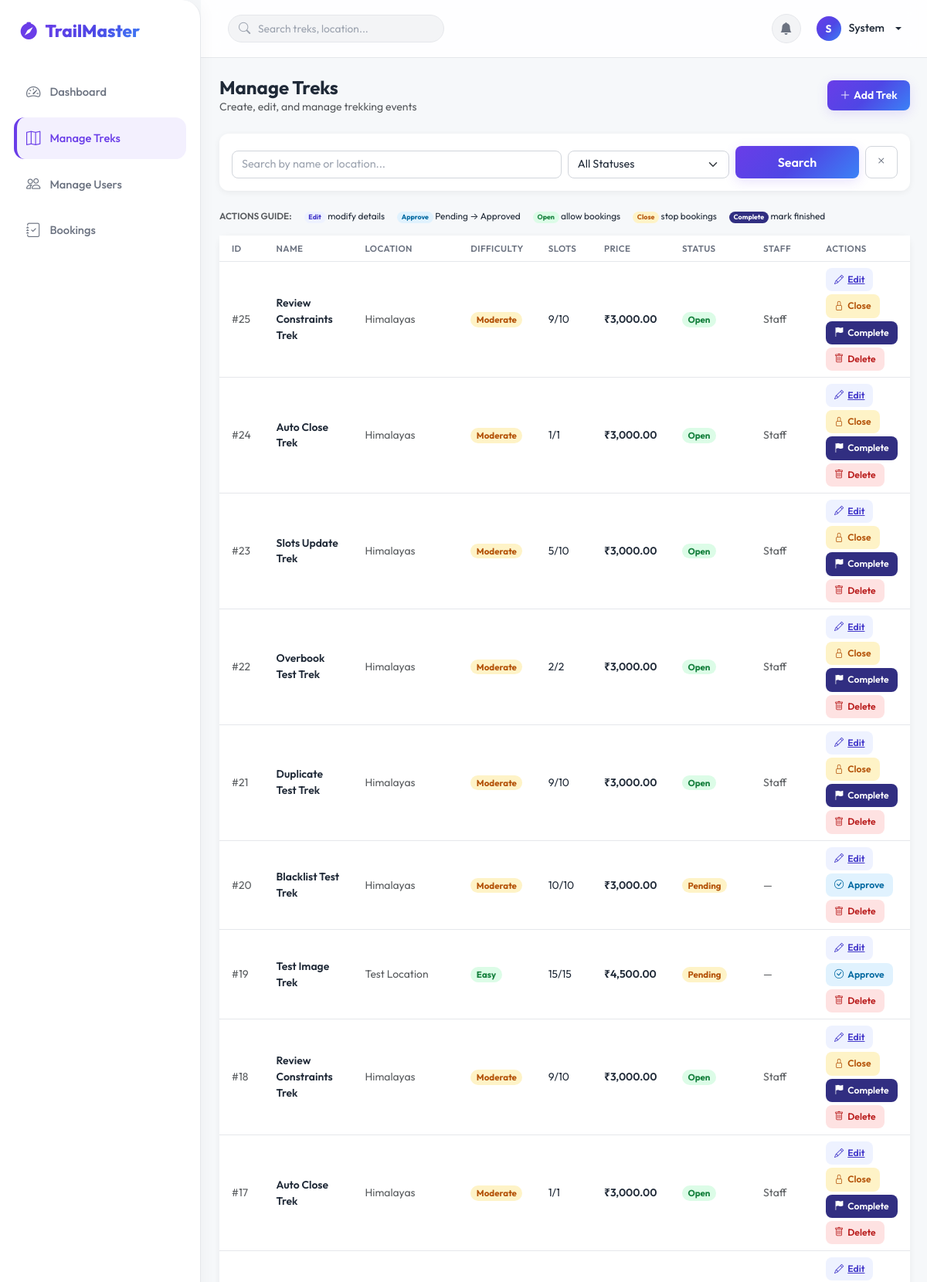
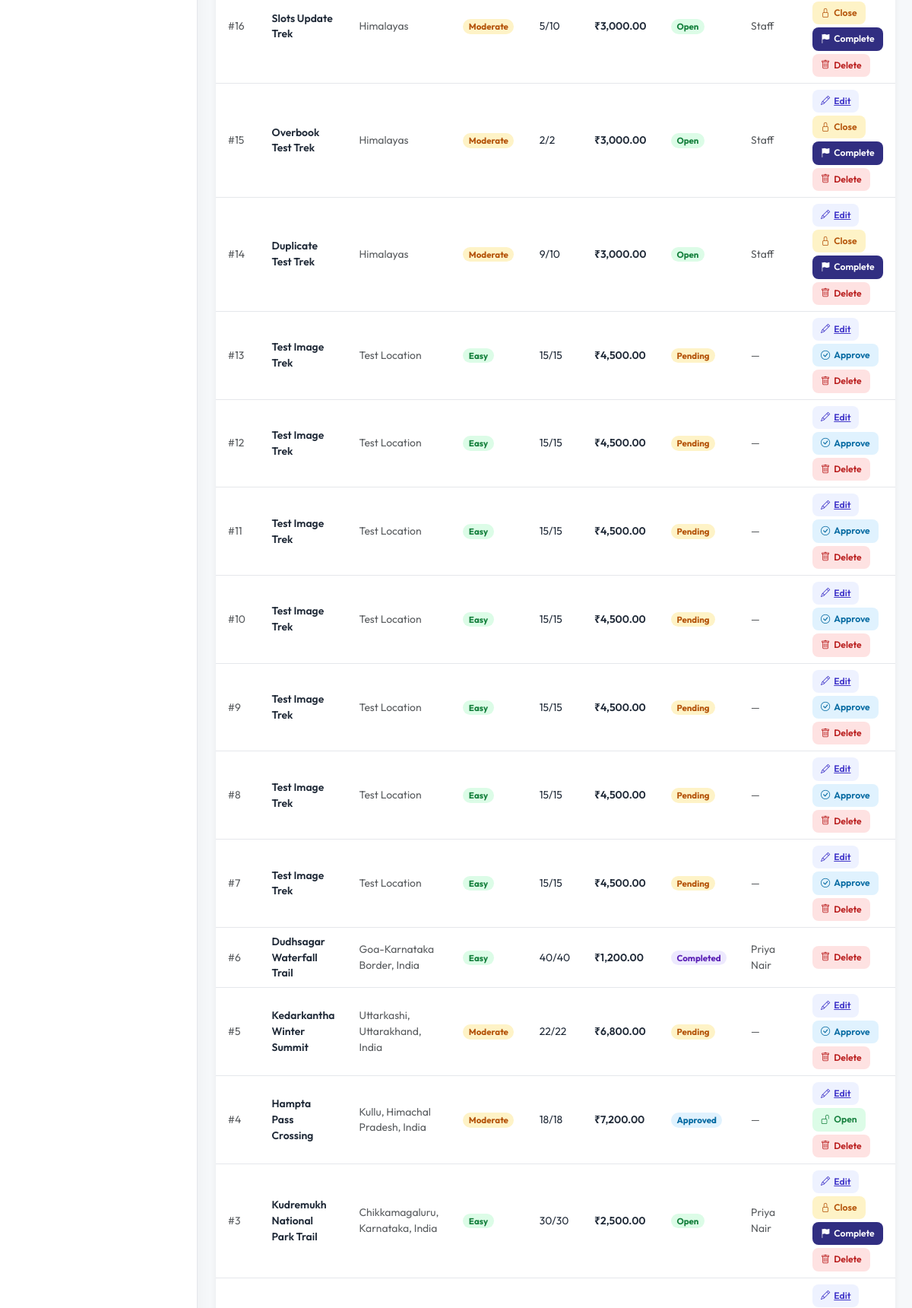
The app's page /admin/treks (signed in, upper part) with its own data (2 pictures, top to bottom).
### models__1.py (models this page shows, shortened)
class User(db.Model, UserMixin):
    __tablename__ = "users"
    id = db.Column(db.Integer, primary_key=True)
    username = db.Column(db.String(80), unique=True, nullable=False, index=True)
    email = db.Column(db.String(120), unique=True, nullable=False, index=True)
    password_hash= db.Column(db.String(256), nullable=False)
    full_name = db.Column(db.String(120), nullable=False)
    phone = db.Column(db.String(20), nullable=True)
    address = db.Column(db.String(255), nullable=True)
    profile_pic  = db.Column(db.String(255), nullable=True, default="default.png")
    role = db.Column(db.String(20), nullable=False, default=Role.USER)
    status = db.Column(db.String(20), nullable=False, default=AccountStatus.ACTIVE)
    experience_years = db.Column(db.Integer, nullable=True)
    certifications = db.Column(db.String(255), nullable=True)
    bio = db.Column(db.Text, nullable=True)
    created_at = db.Column(db.DateTime, default=lambda: datetime.now(timezone.utc), nullable=False)
    updated_at = db.Column(db.DateTime, default=lambda: datetime.now(timezone.utc), onupdate=lambda: datetime.now(timezone.utc), nullable=False)
    bookings = db.relationship("Booking", back_populates="user", lazy="dynamic", cascade="all, delete-orphan")
    assigned_treks= db.relationship("Trek", back_populates="assigned_staff", foreign_keys="Trek.staff_id", lazy="dynamic")
    notifications = db.relationship("Notification", back_populates="user", lazy="dynamic", cascade="all, delete-orphan")
    reviews = db.relationship("Review", back_populates="user", lazy="dynamic", cascade="all, delete-orphan")
    @property
    def is_active(self) -> bool:
        return self.status not in (AccountStatus.BLACKLISTED, AccountStatus.INACTIVE)

class Trek(db.Model):
    __tablename__ = "treks"
    id = db.Column(db.Integer, primary_key=True)
    name = db.Column(db.String(150), nullable=False, index=True)
    location = db.Column(db.String(200), nullable=False)
    description = db.Column(db.Text, nullable=True)
    difficulty = db.Column(db.String(20), nullable=False, default=TrekDifficulty.EASY)
    duration_days = db.Column(db.Integer, nullable=False)
    total_slots = db.Column(db.Integer, nullable=False)
    available_slots= db.Column(db.Integer, nullable=False)
    price = db.Column(Numeric(10, 2), nullable=False, default=0.0)
    altitude_m = db.Column(db.Integer, nullable=True)
    distance_km = db.Column(db.Float, nullable=True)
    image = db.Column(db.String(255), nullable=True, default="trek_default.jpg")
    status = db.Column(db.String(20), nullable=False, default=TrekStatus.PENDING, index=True)
    start_date = db.Column(db.Date, nullable=True)
    end_date = db.Column(db.Date, nullable=True)
    staff_id  = db.Column(db.Integer, db.ForeignKey("users.id", ondelete="SET NULL"), nullable=True, index=True)
    created_by = db.Column(db.Integer, db.ForeignKey("users.id", ondelete="SET NULL"), nullable=True)
    created_at = db.Column(db.DateTime, default=lambda: datetime.now(timezone.utc), nullable=False)
    updated_at = db.Column(db.DateTime, default=lambda: datetime.now(timezone.utc), onupdate=lambda: datetime.now(timezone.utc), nullable=False)
    __table_args__ = (
        db.CheckConstraint("end_date >= start_date",name="ck_trek_dates"),
        db.CheckConstraint("available_slots >= 0",name="ck_slots_positive"),
        db.CheckConstraint("available_slots <= total_slots",name="ck_slots_max"),
        db.CheckConstraint("total_slots > 0",name="ck_total_slots_positive"),
        db.CheckConstraint("price >= 0",name="ck_price_positive"),
    )
    assigned_staff = db.relationship("User", back_populates="assigned_treks", foreign_keys=[staff_id])
    creator = db.relationship("User", foreign_keys=[created_by])
    bookings = db.relationship("Booking", back_populates="trek", lazy="dynamic", cascade="all, delete-orphan")
    reviews = db.relationship("Review", back_populates="trek", lazy="dynamic", cascade="all, delete-orphan")

### blueprints/admin/routes.py (the view, shortened to what this page needs)
@admin_bp.route("/treks")
@login_required
@admin_required
def treks():
    q = request.args.get("q", "").strip()
    status = request.args.get("status", "")
    query = Trek.query #it is creating query object of our trek
    if status:
        query = query.filter_by(status=status)
    all_treks = query.order_by(Trek.created_at.desc()).all()
    return render_template("admin/treks.html", treks=all_treks, q=q, status=status)

### templates/admin/treks.html (shortened to what this page needs)
{% extends "base.html" %}
{% block content %}
<div class="container-fluid px-4 py-4">
  <div class="d-flex justify-content-between align-items-center mb-4">
    <div>
      <h4 class="fw-bold mb-0">Manage Treks</h4>
      <p class="text-muted small mb-0">Create, edit, and manage trekking events</p>
    </div>
    <a href="{{ url_for('admin.create_trek') }}"
       class="btn btn-success btn-sm px-3" style="border-radius:8px;">
      <i class="bi bi-plus-lg me-1"></i>Add Trek
    </a>
  </div>
  <form method="GET" class="card border-0 p-3 mb-4"
        style="border-radius:12px;box-shadow:0 2px 8px rgba(0,0,0,.06);">
    <div class="row g-2 align-items-end">
      <div class="col-md-6">
        <input type="text" class="form-control" name="q"
               placeholder="Search by name or location..." value="{{ q }}"
               style="border-radius:8px;"/>
      </div>
      <div class="col-md-3">
        <select class="form-select" name="status" style="border-radius:8px;">
          <option value="">All Statuses</option>
        </select>
      </div>
      <div class="col-md-3 d-flex gap-2">
        <button class="btn btn-success flex-fill fw-semibold" type="submit" style="border-radius:8px;">
          Search
        </button>
        <a href="{{ url_for('admin.treks') }}" class="btn btn-outline-secondary" style="border-radius:8px;">
          <i class="bi bi-x"></i>
        </a>
      </div>
    </div>
  </form>
  <div class="d-flex align-items-center gap-3 mb-3 flex-wrap" style="font-size:.74rem;">
    <span class="text-muted fw-semibold">ACTIONS GUIDE:</span>
    <span><span class="badge rounded-pill" style="background:#eef2ff;color:#4338ca;">Edit</span> modify details</span>
    <span><span class="badge rounded-pill" style="background:#e0f2fe;color:#0369a1;">Approve</span> Pending → Approved</span>
    <span><span class="badge rounded-pill" style="background:#dcfce7;color:#15803d;">Open</span> allow bookings</span>
    <span><span class="badge rounded-pill" style="background:#fef3c7;color:#b45309;">Close</span> stop bookings</span>
    <span><span class="badge rounded-pill" style="background:#312e81;color:#fff;">Complete</span> mark finished</span>
  </div>
  <div class="card border-0" style="border-radius:12px;box-shadow:0 2px 8px rgba(0,0,0,.06);">
    <div class="card-body p-0">
      <div class="table-responsive">
        <table class="table align-middle mb-0" style="font-size:.87rem;">
          <thead>
            <tr style="background:#fafafa;">
              <th class="px-3 py-2 border-0 text-muted fw-semibold" style="font-size:.72rem;letter-spacing:.4px;">ID</th>
              <th class="py-2 border-0 text-muted fw-semibold" style="font-size:.72rem;letter-spacing:.4px;">NAME</th>
              <th class="py-2 border-0 text-muted fw-semibold" style="font-size:.72rem;letter-spacing:.4px;">LOCATION</th>
              <th class="py-2 border-0 text-muted fw-semibold" style="font-size:.72rem;letter-spacing:.4px;">DIFFICULTY</th>
              <th class="py-2 border-0 text-muted fw-semibold" style="font-size:.72rem;letter-spacing:.4px;">SLOTS</th>
              <th class="py-2 border-0 text-muted fw-semibold" style="font-size:.72rem;letter-spacing:.4px;">PRICE</th>
              <th class="py-2 border-0 text-muted fw-semibold" style="font-size:.72rem;letter-spacing:.4px;">STATUS</th>
              <th class="py-2 border-0 text-muted fw-semibold" style="font-size:.72rem;letter-spacing:.4px;">STAFF</th>
              <th class="py-2 border-0 text-muted fw-semibold" style="font-size:.72rem;letter-spacing:.4px;">ACTIONS</th>
            </tr>
          </thead>
          <tbody>
            {% for trek in treks %}
            <tr style="border-top:1px solid #f0f0f0;">
              <td class="px-3 py-2 text-muted">#{{ trek.id }}</td>
              <td class="py-2 fw-semibold">{{ trek.name }}</td>
              <td class="py-2 text-muted">{{ trek.location }}</td>
              <td class="py-2">
                {% if trek.difficulty == 'Easy' %}
                  <span class="badge rounded-pill" style="background:#dcfce7;color:#15803d;font-size:.72rem;">Easy</span>
                {% elif trek.difficulty == 'Moderate' %}
                  <span class="badge rounded-pill" style="background:#fef3c7;color:#b45309;font-size:.72rem;">Moderate</span>
                {% else %}
                  <span class="badge rounded-pill" style="background:#fee2e2;color:#b91c1c;font-size:.72rem;">Hard</span>
                {% endif %}
              </td>
              <td class="py-2">{{ trek.available_slots }}/{{ trek.total_slots }}</td>
              <td class="py-2 fw-semibold">{{ trek.price | currency }}</td>
              <td class="py-2">
                {% if trek.status == 'Open' %}
                  <span class="badge rounded-pill" style="background:#dcfce7;color:#15803d;font-size:.72rem;">Open</span>
                {% elif trek.status == 'Pending' %}
                  <span class="badge rounded-pill" style="background:#fef3c7;color:#b45309;font-size:.72rem;">Pending</span>
                {% elif trek.status == 'Approved' %}
                  <span class="badge rounded-pill" style="background:#e0f2fe;color:#0369a1;font-size:.72rem;">Approved</span>
                {% elif trek.status == 'Closed' %}
                  <span class="badge rounded-pill" style="background:#f5f5f5;color:#616161;font-size:.72rem;">Closed</span>
                {% else %}
                  <span class="badge rounded-pill" style="background:#ede9fe;color:#5b21b6;font-size:.72rem;">Completed</span>
                {% endif %}
              </td>
              <td class="py-2 text-muted">{{ trek.assigned_staff.full_name if trek.assigned_staff else '—' }}</td>
              <td class="py-2">
                <div class="d-flex gap-1 flex-wrap">
                  {% if trek.status != 'Completed' %}
                  <a href="{{ url_for('admin.edit_trek', trek_id=trek.id) }}"
                     class="action-btn action-edit" title="Edit trek details">
                    <i class="bi bi-pencil"></i>Edit
                  </a>
                  {% endif %}
                  {% if trek.status == 'Pending' %}
                    <form method="POST" action="{{ url_for('admin.do_approve_trek', trek_id=trek.id) }}">
                      <button class="action-btn action-approve" title="Approve this trek">
                        <i class="bi bi-check-circle"></i>Approve
                      </button>
                    </form>
                  {% elif trek.status == 'Approved' %}
                    <form method="POST" action="{{ url_for('admin.do_open_trek', trek_id=trek.id) }}">
                      <button class="action-btn action-open" title="Open for bookings">
                        <i class="bi bi-unlock"></i>Open
                      </button>
                    </form>
                  {% elif trek.status == 'Open' %}
                    <form method="POST" action="{{ url_for('admin.do_close_trek', trek_id=trek.id) }}">
                      <button class="action-btn action-close" title="Close bookings">
                        <i class="bi bi-lock"></i>Close
                      </button>
                    </form>
                  {% endif %}
                  {% if trek.status in ['Open','Closed'] %}
                    <form method="POST" action="{{ url_for('admin.do_complete_trek', trek_id=trek.id) }}">
                      <button class="action-btn action-complete" title="Mark as completed">
                        <i class="bi bi-flag-fill"></i>Complete
                      </button>
                    </form>
                  {% endif %}
                  <form method="POST" action="{{ url_for('admin.delete_trek', trek_id=trek.id) }}"
                        onsubmit="return confirm('Delete trek {{ trek.name }}? This cannot be undone.')">
                    <button class="action-btn action-delete" title="Delete this trek">
                      <i class="bi bi-trash"></i>Delete
                    </button>
                  </form>
                </div>
              </td>
            </tr>
            {% else %}
            <tr><td colspan="9" class="text-center text-muted py-5">No treks found</td></tr>
            {% endfor %}
          </tbody>
        </table>
      </div>
    </div>
  </div>
</div>
{% endblock %}

### templates/base.html (shortened to what this page needs)
<!doctype html>
<html lang="en">
  <head>
    <link
      href="https://cdn.jsdelivr.net/npm/bootstrap@5.3.2/dist/css/bootstrap.min.css"
      rel="stylesheet"
    />
    <link
      href="https://cdn.jsdelivr.net/npm/bootstrap-icons@1.11.3/font/bootstrap-icons.min.css"
      rel="stylesheet"
    />
  </head>
  <body>
    <div class="app-layout">
      <aside class="sidebar">
        <div>
          <a class="sidebar-brand" href="/">
            <i class="bi bi-compass-fill" style="color: var(--tm-purple);"></i>
            <span>TrailMaster</span>
          </a>
          <ul class="sidebar-menu">
            {% if current_user.is_authenticated %}
              {% if current_user.role == Role.ADMIN %}
                <li>
                  <a class="sidebar-link {% if request.endpoint == 'admin.dashboard' %}active{% endif %}"
                     href="{{ url_for('admin.dashboard') }}">
                    <i class="bi bi-speedometer2"></i>Dashboard
                  </a>
                </li>
                <li>
                  <a class="sidebar-link {% if request.endpoint == 'admin.treks' or request.endpoint == 'admin.create_trek' or request.endpoint == 'admin.edit_trek' %}active{% endif %}"
                     href="{{ url_for('admin.treks') }}">
                    <i class="bi bi-map"></i>Manage Treks
                  </a>
                </li>
                <li>
                  <a class="sidebar-link {% if request.endpoint == 'admin.users' %}active{% endif %}"
                     href="{{ url_for('admin.users') }}">
                    <i class="bi bi-people"></i>Manage Users
                  </a>
                </li>
                <li>
                  <a class="sidebar-link {% if request.endpoint == 'admin.bookings' %}active{% endif %}"
                     href="{{ url_for('admin.bookings') }}">
                    <i class="bi bi-journal-check"></i>Bookings
                  </a>
                </li>
              {% endif %}
            {% endif %}
          </ul>
        </div>
      </aside>
      <div class="main-pane">
        <header class="top-header">
          <div class="search-wrapper">
            <i class="bi bi-search"></i>
            <form method="GET" action="{% if current_user.is_authenticated and current_user.role == Role.ADMIN %}{{ url_for('admin.treks') }}{% else %}{{ url_for('user.browse_treks') }}{% endif %}">
              <input type="text" class="top-search" name="q" placeholder="Search treks, location..." />
            </form>
          </div>
          <div class="header-actions">
            {% if current_user.is_authenticated %}
              <a class="circle-btn"
                 href="{{ url_for('user.notifications') if current_user.role == Role.USER else url_for('admin.notifications') if current_user.role == Role.ADMIN else url_for('staff.notifications') }}">
                <i class="bi bi-bell-fill"></i>
              </a>
              <div class="dropdown">
                <a class="user-dropdown-toggle dropdown-toggle" href="#" data-bs-toggle="dropdown">
                  <div class="avatar-circle">
                    {{ current_user.full_name[0]|upper }}
                  </div>
                  <span class="d-none d-sm-inline">{{ current_user.full_name.split()[0] }}</span>
                </a>
              </div>
            {% else %}
              <a href="{{ url_for('auth.login') }}" class="btn btn-outline-secondary btn-sm px-3 border-0">Sign In</a>
              <a href="{{ url_for('auth.register') }}" class="btn btn-success btn-sm px-3">Register</a>
            {% endif %}
          </div>
        </header>
        <main class="flex-grow-1">
          {% block content %}{% endblock %}
        </main>
      </div>
    </div>
  </body>
</html>

### records on screen
User: full_name "S", full_name "System"
Trek: id "25", name "Review Constraints Trek", location "Himalayas", difficulty "Moderate", available_slots "9", total_slots "10", price "₹3,000.00", status "Open", assigned_staff "Staff"
Trek: id "24", name "Auto Close Trek", location "Himalayas", difficulty "Moderate", available_slots "1", total_slots "1", price "₹3,000.00", status "Open", assigned_staff "Staff"
Trek: id "23", name "Slots Update Trek", location "Himalayas", difficulty "Moderate", available_slots "5", total_slots "10", price "₹3,000.00", status "Open", assigned_staff "Staff"
Trek: id "22", name "Overbook Test Trek", location "Himalayas", difficulty "Moderate", available_slots "2", total_slots "2", price "₹3,000.00", status "Open", assigned_staff "Staff"
Trek: id "21", name "Duplicate Test Trek", location "Himalayas", difficulty "Moderate", available_slots "9", total_slots "10", price "₹3,000.00", status "Open", assigned_staff "Staff"
Trek: id "20", name "Blacklist Test Trek", location "Himalayas", difficulty "Moderate", available_slots "10", total_slots "10", price "₹3,000.00", status "Pending", assigned_staff "—"
Trek: id "19", name "Test Image Trek", location "Test Location", difficulty "Easy", available_slots "15", total_slots "15", price "₹4,500.00", status "Pending", assigned_staff "—"
Trek: id "18", name "Review Constraints Trek", location "Himalayas", difficulty "Moderate", available_slots "9", total_slots "10", price "₹3,000.00", status "Open", assigned_staff "Staff"
Trek: id "17", name "Auto Close Trek", location "Himalayas", difficulty "Moderate", available_slots "1", total_slots "1", price "₹3,000.00", status "Open", assigned_staff "Staff"
Trek: id "16", name "Slots Update Trek", location "Himalayas", difficulty "Moderate", available_slots "5", total_slots "10", price "₹3,000.00", status "Open", assigned_staff "Staff"
Trek: id "15", name "Overbook Test Trek", location "Himalayas", difficulty "Moderate", available_slots "2", total_slots "2", price "₹3,000.00", status "Open", assigned_staff "Staff"
Trek: id "14", name "Duplicate Test Trek", location "Himalayas", difficulty "Moderate", available_slots "9", total_slots "10", price "₹3,000.00", status "Open", assigned_staff "Staff"
Trek: id "13", name "Test Image Trek", location "Test Location", difficulty "Easy", available_slots "15", total_slots "15", price "₹4,500.00", status "Pending", assigned_staff "—"
Trek: id "12", name "Test Image Trek", location "Test Location", difficulty "Easy", available_slots "15", total_slots "15", price "₹4,500.00", status "Pending", assigned_staff "—"
Trek: id "11", name "Test Image Trek", location "Test Location", difficulty "Easy", available_slots "15", total_slots "15", price "₹4,500.00", status "Pending", assigned_staff "—"
Trek: id "10", name "Test Image Trek", location "Test Location", difficulty "Easy", available_slots "15", total_slots "15", price "₹4,500.00", status "Pending", assigned_staff "—"
Trek: id "9", name "Test Image Trek", location "Test Location", difficulty "Easy", available_slots "15", total_slots "15", price "₹4,500.00", status "Pending", assigned_staff "—"
Trek: id "8", name "Test Image Trek", location "Test Location", difficulty "Easy", available_slots "15", total_slots "15", price "₹4,500.00", status "Pending", assigned_staff "—"
Trek: id "7", name "Test Image Trek", location "Test Location", difficulty "Easy", available_slots "15", total_slots "15", price "₹4,500.00", status "Pending", assigned_staff "—"
Trek: id "6", name "Dudhsagar Waterfall Trail", location "Goa-Karnataka Border, India", difficulty "Easy", available_slots "40", total_slots "40", price "₹1,200.00", status "Completed", assigned_staff "Priya Nair"
Trek: id "5", name "Kedarkantha Winter Summit", location "Uttarkashi, Uttarakhand, India", difficulty "Moderate", available_slots "22", total_slots "22", price "₹6,800.00", status "Pending", assigned_staff "—"
Trek: id "4", name "Hampta Pass Crossing", location "Kullu, Himachal Pradesh, India", difficulty "Moderate", available_slots "18", total_slots "18", price "₹7,200.00", status "Approved", assigned_staff "—"
Trek: id "3", name "Kudremukh National Park Trail", location "Chikkamagaluru, Karnataka, India", difficulty "Easy", available_slots "30", total_slots "30", price "₹2,500.00", status "Open", assigned_staff "Priya Nair"
